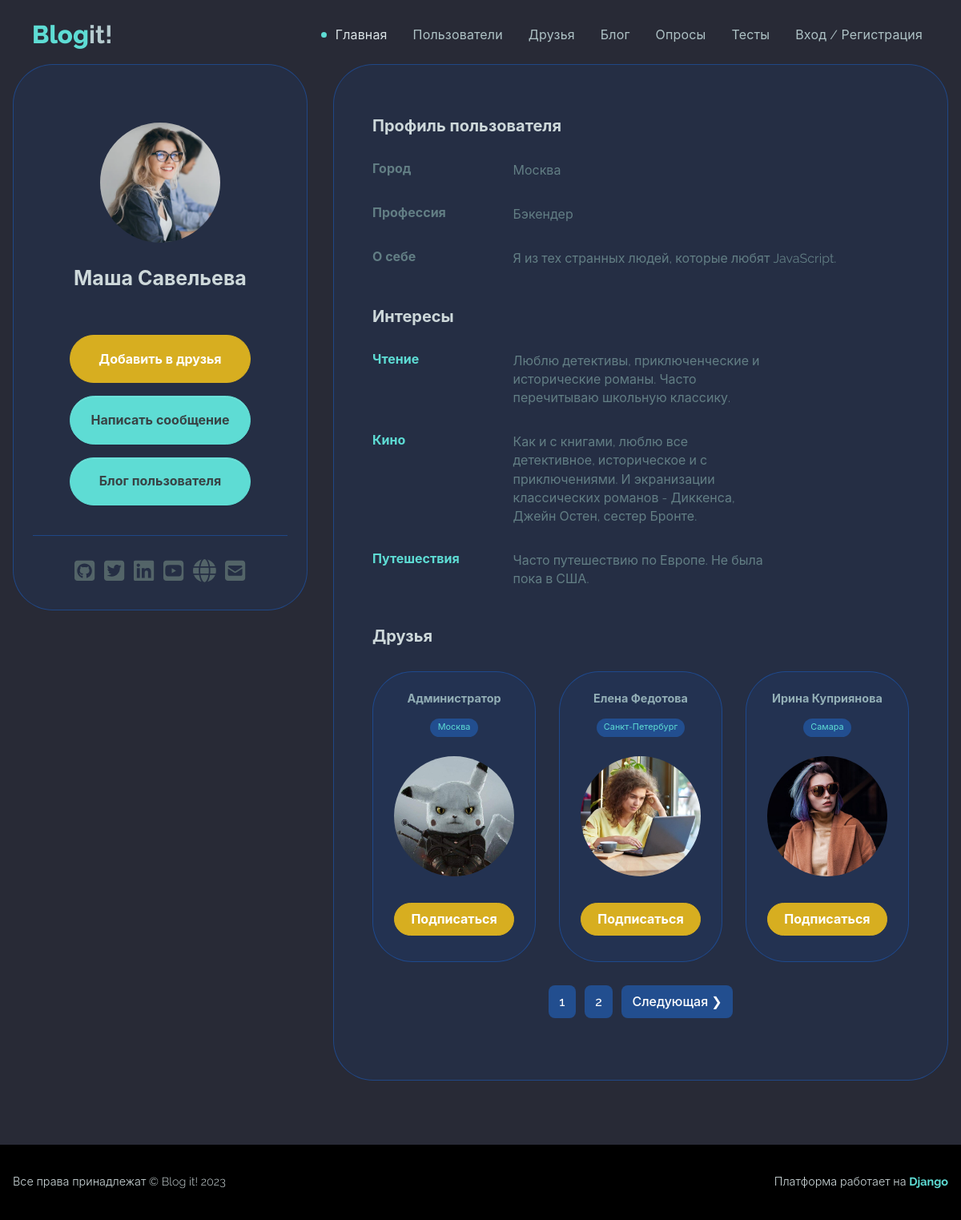
Screenshot of /profile/lucy_morgenstern/ with the database file from the repository.
### users/models.py (models this page shows, shortened)
class Profile(models.Model):
    user = models.OneToOneField(User,
        on_delete=models.CASCADE)
    name = models.CharField(max_length=50,
        blank=True, null=True)
    email = models.EmailField(max_length=50,
        blank=True, null=True)
    username = models.CharField(max_length=50,
        blank=True, null=True)
    summary = models.CharField(max_length=100,
        blank=True, null=True)
    city = models.CharField(max_length=20,
        blank=True, null=True)
    profession = models.CharField(max_length=50,
        blank=True, null=True)
    about = models.TextField(blank=True, null=True)
    image = models.ImageField(
        null=True, blank=True, upload_to='profile_images',
        default='profile_images/default.jpg')
    github = models.CharField(max_length=100,
        default='https://github.com')
    twitter = models.CharField(max_length=100,
        default='https://twitter.com')
    linkedin = models.CharField(max_length=100,
        default='https://linkedin.com')
    youtube = models.CharField(max_length=100,
        default='https://youtube.com')
    website = models.CharField(max_length=100,
        default='https://mysite.com')
    created = models.DateTimeField(auto_now_add=True)
    follows = models.ManyToManyField(
        'self', related_name='followed_by',
        symmetrical=False, blank=True
    )
    class Meta:
        ordering = ['created']
        verbose_name = 'Профиль'
        verbose_name_plural = 'Профили'

class Interest(models.Model):
    name = models.CharField(max_length=50,
        blank=True, null=True)
    slug = models.SlugField()
    description = models.TextField(null=True, blank=True)
    created = models.DateTimeField(auto_now_add=True)
    profile = models.ForeignKey(
        Profile, null=True, blank=True,
        on_delete=models.CASCADE)
    class Meta:
        ordering = ['created']
        verbose_name = 'Интерес'
        verbose_name_plural = 'Интересы'
        unique_together = ('name', 'slug', 'profile')

### users/views.py (the view)
# urls.py: path('profile/<str:username>/', views.userProfile,
def userProfile(request, username):
    profile = Profile.objects.get(username=username)
    interests = profile.interest_set.all()
    profiles = profile.follows.all()
    custom_range, profiles = paginateObjects(request,
        profiles, 3)
    context = {'profile': profile, 'profiles': profiles,
               'interests': interests,
               'custom_range': custom_range}
    return render(request,
        'users/user-profile.html', context)

### users/utils.py (called while the page is built)
def paginateObjects(request, objects, results):
    page = request.GET.get('page')
    paginator = Paginator(objects, results)
    try:
        objects = paginator.page(page)
    except PageNotAnInteger:
        page = 1
        objects = paginator.page(page)
    except EmptyPage:
        page = paginator.num_pages
        objects = paginator.page(page)
    leftIndex = (int(page) - 4)
    if leftIndex < 1:
        leftIndex = 1
    rightIndex = (int(page) + 5)
    if rightIndex > paginator.num_pages:
        rightIndex = paginator.num_pages + 1
    custom_range = range(leftIndex, rightIndex)
    return custom_range, objects

### users/templates/users/user-profile.html (shortened to what this page needs)
{% extends 'base.html' %}
{% block content %}
    <section>
        <main class="mt-5 mb-5">
            <div class="container">
                <div class="main-body">
                    <div class="row">
                        <div class="col-lg-4">
                            <div class="card p-3 card-soft-primary">
                                <div class="card-body">
                                    <div class="d-flex flex-column align-items-center text-center">
                                        <div class="profile-image-wrapper mt-5">
                                            <div class="profile-image">
                                                <img src="{{ profile.image.url }}" alt="profile" />
                                            </div>
                                        </div>
                                        <div class="mt-1">
                                            <h5 class="fw-bold fs-2 text-200 mb-5 text-center">{{ profile.name }}</h5>
                                            <div class="text-center">
                                                <div class="col-12 d-grid">
                                                    {% if request.user.profile.id != profile.id %}
                                                        <form action="{% url 'follow-unfollow' profile.username %}" method="POST">
                                                            {% if profile in user.profile.follows.all %}
                                                                <button class="btn btn-danger rounded-pill my-2 col-12"
                                                                        name="follow"
                                                                        value="unfollow"
                                                                        type="submit">
                                                                    Удалить из друзей
                                                                </button>
                                                            {% else %}
                                                                <button class="btn btn-warning rounded-pill my-2 col-12"
                                                                        name="follow"
                                                                        value="follow"
                                                                        type="submit">
                                                                    Добавить в друзья
                                                                </button>
                                                            {% endif %}
                                                        </form>
                                                        <a class="btn btn-primary rounded-pill my-2"
                                                           href="{% url 'create-message' profile.username %}">Написать сообщение</a>
                                                        <a class="btn btn-primary rounded-pill my-2"
                                                           href="{% url 'blog:user-blog' profile.username %}">Блог пользователя</a>
                                                    {% else %}
                                                        <div class="col-12 d-grid">
                                                            <a class="btn btn-danger rounded-pill my-2"
                                                               href="{% url 'edit-account' %}">Редактировать профиль</a>
                                                        </div>
                                                    {% endif %}
                                                </div>
                                            </div>
                                        </div>
                                    </div>
                                    <hr class="my-4">
                                    <div class="text-center">{% include 'socials.html' %}</div>
                                </div>
                            </div>
                        </div>
                        <div class="col-lg-8">
                            <div class="card p-3 h-100 card-soft-primary">
                                <div class="profile-card-body">
                                    <div class="row mb-3">
                                        <div class="col-12">
                                            <h6 class="fw-bold fs-1 text-200 my-3">Профиль пользователя</h6>
                                        </div>
                                    </div>
                                    <div class="row mb-3">
                                        <div class="col-sm-3">
                                            <h6 class="fw-bold fs-0 mb-0 text-600">Город</h6>
                                        </div>
                                        <div class="col-sm-9 fs-0 fw-normal mb-0 text-600">
                                            <p>{{ profile.city }}</p>
                                        </div>
                                    </div>
                                    <div class="row mb-3">
                                        <div class="col-sm-3">
                                            <h6 class="fw-bold fs-0 mb-0 text-600">Профессия</h6>
                                        </div>
                                        <div class="col-sm-9 fs-0 fw-normal mb-0 text-600">
                                            <p>{{ profile.profession }}</p>
                                        </div>
                                    </div>
                                    <div class="row mb-3">
                                        <div class="col-sm-3">
                                            <h6 class="fw-bold fs-0 mb-0 text-600">О себе</h6>
                                        </div>
                                        <div class="col-sm-9 fs-0 fw-normal mb-0 text-600">
                                            <p>{{ profile.about }}</p>
                                        </div>
                                    </div>
                                    <div class="row mb-3">
                                        <div class="col-sm-3">
                                            <h6 class="fw-bold fs-1 text-200 my-3">Интересы</h6>
                                        </div>
                                        <div class="col-sm-9 fs-1 fw-normal mb-0 text-600"></div>
                                    </div>
                                    {% for interest in profile.interest_set.all %}
                                        <div class="row mb-3">
                                            <div class="col">
                                                <h6 class="fw-bold fs-0 mb-0 text-600">
                                                    <a class="text-decoration-none"
                                                       href="{% url 'interest' interest.slug %}">{{ interest.name }}</a>
                                                </h6>
                                            </div>
                                            <div class="col-6 fs-0 fw-normal mb-0 text-600">
                                                <p>{{ interest.description }}</p>
                                            </div>
                                            <div class="col fs-0 fw-normal mb-0 text-600 text-secondary"></div>
                                        </div>
                                    {% endfor %}
                                    <div class="row mb-3">
                                        <div class="col-sm-3">
                                            <h6 class="fw-bold fs-1 text-200 my-3">Друзья</h6>
                                        </div>
                                        <div class="col-sm-9 fs-1 fw-normal mb-0 text-600"></div>
                                    </div>
                                    <div class="row row-cols-1 row-cols-md-3 g-4">{% include 'users/friends.html' %}</div>
                                    <div class="my-4">{% include 'pagination.html' with queryset=profiles custom_range=custom_range %}</div>
                                </div>
                            </div>
                        </div>
                    </div>
                </div>
            </div>
        </main>
    </section>
{% endblock content %}

### users/templates/users/friends.html (shortened to what this page needs)
{% for profile in profiles %}
    <div class="col">
        <div class="card p-3 card-soft-primary align-items-center">
            <div class="card-body text-center">
                <h6 class="fw-bold fs--1 mb-3 text-400">{{ profile.name }}</h6>
                <h6>
                    <span class="badge rounded-pill text-primary mb-3 pill-bg">{{ profile.city }}</span>
                </h6>
                <div class="profile-image-wrapper">
                    <div class="profile-image">
                        <a href="{% url 'user-profile' profile.username %}">
                            <img src="{{ profile.image.url }}" alt="profile" />
                        </a>
                    </div>
                </div>
                <div class="col-12 d-grid">
                    <div class="text-center">
                        <form action="{% url 'follow-unfollow' profile.username %}" method="POST">
                            {% if profile in user.profile.follows.all %}
                                <button class="btn btn-danger rounded-pill my-2 col-12 p-2"
                                        name="follow"
                                        value="unfollow"
                                        type="submit">
                                    Отписаться
                                </button>
                            {% else %}
                                <button class="btn btn-warning rounded-pill my-2 col-12 p-2"
                                        name="follow"
                                        value="follow"
                                        type="submit">
                                    Подписаться
                                </button>
                            {% endif %}
                        </form>
                    </div>
                </div>
            </div>
        </div>
    </div>
{% endfor %}

### rows the page displays
Profile: image (picture), name "Маша Савельева", city "Москва", profession "Бэкендер", about "Я из тех странных людей, которые любят JavaScript."
Interest: name "Чтение", description "Люблю детективы, приключенческие и исторические романы. Часто перечитываю школьную классику."
Interest: name "Кино", description "Как и с книгами, люблю все детективное, историческое и с приключениями. И экранизации классических романов - Диккенса, Джейн Остен, сестер Бронте."
Interest: name "Путешествия", description "Часто путешествию по Европе. Не была пока в США."
Profile: name "Администратор", city "Москва", image (picture)
Profile: name "Елена Федотова", city "Санкт-Петербург", image (picture)
Profile: name "Ирина Куприянова", city "Самара", image (picture)

### other values shown
{{ page }} "1"
{{ page }} "2"
